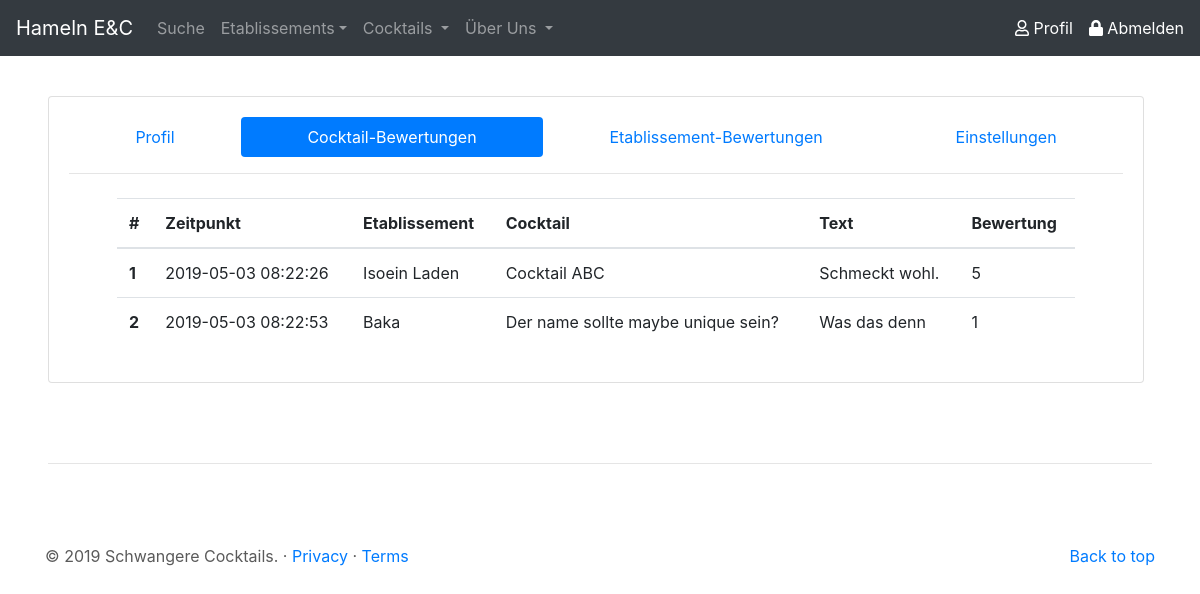
The page /site/profil_cocktailRatings.php (signed in) on the database its author committed.
### tables this page shows
CREATE TABLE `bewertung` (
  `id` int(11) NOT NULL,
  `user_id` int(11) NOT NULL,
  `timestamp` timestamp NOT NULL DEFAULT CURRENT_TIMESTAMP,
  `eta_id` int(11) NOT NULL,
  `cocktail_id` int(11) NOT NULL,
  `text` text NOT NULL,
  `wert` tinyint(1) NOT NULL
);

CREATE TABLE `etablissement` (
  `id` int(11) NOT NULL,
  `name` varchar(50) NOT NULL,
  `ort` varchar(50) NOT NULL,
  `anschrift` varchar(50) NOT NULL,
  `verifiziert` tinyint(1) NOT NULL DEFAULT '0'
);

CREATE TABLE `cocktail` (
  `id` int(11) NOT NULL,
  `name` varchar(50) NOT NULL,
  `beschreibung` text NOT NULL
);

### php/sessioncheck.php (called while the page is built, shortened)
<?php
if (isset($_SESSION['username'])) {
    $angemeldet = true;
    $username = $_SESSION['username'];
} else {
    $angemeldet = false;
}

### site/profil_cocktailRatings.php (the view, shortened to what this page needs)
<?php
include('../php/sessioncheck.php');
$signout = false;
if ($angemeldet) {
    $pdo = new PDO('mysql:host=localhost;dbname=dbprog', 'root', '');
    $statement = $pdo->prepare("SELECT id FROM users WHERE username = :username");
    $result = $statement->execute(array('username' => $username));
    $userFetch = $statement->fetch();
    $userid = $userFetch["id"];
    $statement = $pdo->prepare("SELECT bewertung.timestamp, etablissement.name, cocktail.name, bewertung.text, bewertung.wert FROM bewertung JOIN cocktail ON bewertung.cocktail_id = cocktail.id JOIN etablissement on bewertung.eta_id = etablissement.id WHERE user_id = :userid");
    $result = $statement->execute(array('userid' => $userid));
    $ratingFetch = $statement->fetchAll();
    $ratingFetchLength = count($ratingFetch);
}
?>
<!doctype html>
<html lang="de">
<head>
    <link rel="stylesheet" href="https://stackpath.bootstrapcdn.com/bootstrap/4.3.1/css/bootstrap.min.css">
    <link href="../css/csstoolbox.css" rel="stylesheet">
</head>
<body class="center-block">
    <header role="header">
        <?php
        include('../php/buildHeader.php');
        ?>
    </header>
    <main role="main">
        <div class="mt-5 ml-5 mr-5">
            <div class="card card-body mr-2">
                <?php
                if ($angemeldet) {
                    echo '
                    <nav class="nav nav-pills flex-column flex-sm-row">
                        <a class="flex-sm-fill text-sm-center nav-link" href="../site/profil_main.php">Profil</a>
                        <a class="flex-sm-fill text-sm-center nav-link active" href="../site/profil_cocktailRatings.php">Cocktail-Bewertungen</a>
                        <a class="flex-sm-fill text-sm-center nav-link" href="../site/profil_etablissementRatings.php">Etablissement-Bewertungen</a>
                        <a class="flex-sm-fill text-sm-center nav-link" href="../site/profil_einstellungen.php">Einstellungen</a>
                    </nav>
                    <hr>
                    <div class="mr-5 ml-5 mt-2">';
                    echo '
                    <table class="table">
                        <thead>
                            <tr>
                                <th scope="col">#</th>
                                <th scope="col">Zeitpunkt</th>
                                <th scope="col">Etablissement</th>
                                <th scope="col">Cocktail</th>
                                <th scope="col">Text</th>
                                <th scope="col">Bewertung</th>
                            </tr>
                        </thead>
                        <tbody>';
                    $i = 0;
                    $rownum = 1;
                    while ($i < $ratingFetchLength) {
                        echo '<tr>';
                        echo '<th scope="row">' . $rownum;
                        echo '<td>' . $ratingFetch[$i][0] . '</td>';
                        echo '<td>' . $ratingFetch[$i][1] . '</td>';
                        echo '<td>' . $ratingFetch[$i][2] . '</td>';
                        echo '<td>' . $ratingFetch[$i][3] . '</td>';
                        echo '<td>' . $ratingFetch[$i][4] . '</td>';
                        echo '</tr>';
                        $rownum++;
                        $i++;
                    }
                    echo '</tbody></table></div>';
                } else {
                    echo '<h2 class="ml-4 ct-text-center">Bitte zuerst <a class="ct-panel-group" href="signin.php">Anmelden</a>.</h2>';
                }
                ?>
            </div>
        </div>
    </main>
    <hr class="ct-hr-divider ml-5 mr-5">
    <footer role="footer" class="container">
        <?php
        include('../php/buildFooter.php');
        ?>
    </footer>
</body>
</html>

### php/buildHeader.php (shortened to what this page needs)
<?php
$searchActive = "";
$cocktailActive = "";
$etablissementActive = "";
$uberUnsActive = "";
echo '
    <nav class="navbar navbar-expand-md navbar-dark fixed-top bg-dark">
        <a class="navbar-brand" href="../site/">Hameln E&C</a>
        <div class="collapse navbar-collapse" id="navbarCollapse">
            <ul class="navbar-nav mr-auto">
                <li class="nav-item ' . $searchActive . '">
                    <a class="nav-link" href="../site/search.php">Suche</a>
                </li>
                <li class="nav-item dropdown  ' . $etablissementActive . '">
                    <a class="nav-link dropdown-toggle" href="" id="etablissementDropdown" role="button" data-toggle="dropdown" aria-haspopup="true" aria-expanded="false">Etablissements</a>
                </li>
                <li class="nav-item dropdown ' . $cocktailActive . '">
                    <a class="nav-link dropdown-toggle" href="" id="cocktailDropdown" role="button" data-toggle="dropdown" aria-haspopup="true" aria-expanded="false">Cocktails
                    </a>
                </li>
				<li class="nav-item dropdown ' . $uberUnsActive . '">
				<a class="nav-link dropdown-toggle" href="" id="uberUnsDropdown" role="button" data-toggle="dropdown" aria-haspopup="true" aria-expanded="false">Über Uns
                    </a>
				</li>
            </ul>';
if ($angemeldet and !$signout) {
    echo '<a href="../site/profil_main.php" class="profil-nav mr-3"><i class="far fa-user"></i> Profil</a>';
    echo '<a href="../site/signout.php" class="profil-nav"><i class="fas fa-lock"></i> Abmelden</a>';
} else {
    echo '<a href="../site/signin.php" class="profil-nav"><i class="fas fa-unlock"></i> Anmelden</a>';
}
echo '
        </div>
    </nav>';

### php/buildFooter.php
<?php
echo '
    <p class="float-right"><a href="#">Back to top</a></p>
    <p>&copy; 2019 Schwangere Cocktails. &middot; <a href="#">Privacy</a> &middot; <a href="#">Terms</a></p>';

### css/csstoolbox.css (style rules this page uses)
a.profil-nav:link { color: #FFFFFF; }
body { padding-top: 3rem; padding-bottom: 3rem; margin: auto; color: #5a5a5a; }
.ct-hr-divider { margin: 5rem; }

### rows shown on the page
bewertung: timestamp "2019-05-03 08:22:26", eta.name "Isoein Laden", cocktail.name "Cocktail ABC", text "Schmeckt wohl.", wert "5"
bewertung: timestamp "2019-05-03 08:22:53", eta.name "Baka", cocktail.name "Der name sollte maybe unique sein?", text "Was das denn", wert "1"
